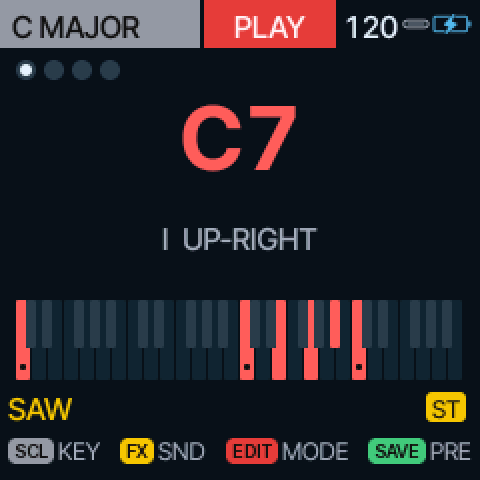
#> input picture screenshots/home_c7.png, 480 x 480 px
$ python gen_controls_diagram.py
#> lines starting #> are read from the running program, lines starting #| are printed output that depends on the picture
#!/usr/bin/env python3
# SPDX-License-Identifier: GPL-3.0-only
# Copyright (C) 2026 fm1-chord contributors
"""The fm1-chord controls diagram (screenshots/controls.png): a drawn schematic of the FM-1's panel (the
geometry of Felucca's docs/panel.jpg: 8 knobs, 12 buttons in two rows, OCT- / OCT+, 27 keys) with every
control labelled by what it does in the chord machine UI. One colour scheme throughout: a control is drawn in
the colour of what it opens or does (yellow sound, grey key, red mode, green presets and play, blue
looper, white neutral), and its card carries the same bar. Cards size themselves to their text. Pillow only.

  gen_controls_diagram.py OUT.png
"""
import sys
from pathlib import Path

from PIL import Image, ImageDraw, ImageFont

ROOT = Path(__file__).resolve().parents[1]
FONT = ROOT / "assets/fonts/InterTight[wght].ttf"
W, H = 1200, 860
BG, CARD, INK, DIM = (30, 30, 32), (70, 70, 74), (255, 255, 255), (178, 178, 184)
GREY, YELLOW, RED, GREEN, BLUE, WHITE = (150, 152, 160), (245, 196, 0), (226, 62, 62), (70, 200, 120), (80, 150, 255), (225, 225, 230)
DEG = [(255, 92, 92), (255, 160, 48), (250, 220, 70), (96, 214, 120), (72, 200, 236), (120, 128, 255), (206, 112, 240)]
KEY_W, KEY_B = (236, 236, 240), (22, 22, 26)


def font(size, weight=500):
    f = ImageFont.truetype(str(FONT), size)
    try:
        f.set_variation_by_axes([weight])
    except Exception:
        pass
    return f


F_TITLE, F_BODY, F_SUB = font(11, 600), font(15, 600), font(12, 450)

# the device, drawn: a body of 760 wide at (220, 110); positions follow docs/panel.jpg, with the rows
# under the knobs pushed down 26 px to give the top buttons' leader lanes room
DX, DY, DW, DH, PUSH = 220, 110, 760, 456, 26


def dev(x, y):                       # photo pixels (1750 x 1050, crop 70..1680 x 60..960) -> canvas
    return DX + (x - 70) * DW / 1610, DY + (y - 60) * 430 / 900 + (PUSH if y > 300 else 0)


KNOBS = {"MASTER": (175, 178), "SELECT": (355, 178), "PRESETS": (175, 350), "ALGORITHM": (355, 350),
         "KNOB 1": (978, 178), "KNOB 2": (1163, 178), "KNOB 3": (1348, 178), "KNOB 4": (1533, 178)}
KNOB_CAP = {"KNOB 1": "FILTER", "KNOB 2": "RESO", "KNOB 3": "ATTACK", "KNOB 4": "RELEASE"}
BTN_X = (997, 1105, 1207, 1315, 1417, 1525)
BUTTONS = {}
for row, y, names in ((0, 352, "FX SCL ENV LFO EDIT GLO"), (1, 454, "HOME SAVE ARP SEQ PLAY REC")):
    for x, n in zip(BTN_X, names.split()):
        BUTTONS[n] = (x, y)
BUTTONS["OCT-"], BUTTONS["OCT+"] = (198, 487), (328, 487)
# what each button opens or does, by colour: sound yellow, key grey, mode red, presets / transport green, looper blue
BTN_COL = {"FX": YELLOW, "ENV": YELLOW, "LFO": YELLOW, "GLO": YELLOW, "SCL": GREY, "EDIT": RED, "ARP": RED,
           "SAVE": GREEN, "PLAY": GREEN, "SEQ": BLUE, "REC": RED, "HOME": WHITE, "OCT-": WHITE, "OCT+": WHITE}
SOLID = {"FX", "SCL", "EDIT", "SAVE", "SEQ", "PLAY", "REC"}          # the menu / transport buttons: filled
KNOB_COL = {"SELECT": GREY, "PRESETS": YELLOW, "ALGORITHM": RED, "KNOB 1": YELLOW, "KNOB 2": YELLOW, "KNOB 3": YELLOW,
            "KNOB 4": YELLOW, "MASTER": WHITE}
KW, KH = 40.5, 150                                       # a white key
BLACK_AFTER = (0, 1, 2, 4, 5, 7, 8, 9, 11, 12, 14)       # the black keys: after these white keys
BLACK_FN = ("INV", "LCK", "HLD", "↑", "↗", "→", "↘", "↓", "↙", "←", "↖")


def white_x(i):
    return dev(100, 580)[0] + i * (KW + 2)


def key_labels(d, ky):
    """the keys' labels, drawn last so the leader lines run behind them"""
    for i in range(16):
        x, deg = white_x(i), i % 7
        cx = x + KW / 2
        if i < 7:                                        # a chord key: its degree, in the degree's colour
            d.rounded_rectangle((cx - 9, ky + KH - 39, cx + 9, ky + KH - 21), 4, fill=KEY_W)
            d.text((cx, ky + KH - 30), str(deg + 1), fill=(90, 90, 96), font=font(13, 600), anchor="mm")
            d.rectangle((x + 6, ky + KH - 14, x + KW - 6, ky + KH - 8), fill=DEG[deg])
        else:                                            # a strumplate key: a bar as high as its note
            j, h = i - 7, 10 + (i - 7) * 4
            d.rounded_rectangle((cx - 8, ky + KH - 12 - h - 2, cx + 8, ky + KH - 12 + 2), 3, fill=KEY_W)
            d.rounded_rectangle((cx - 6, ky + KH - 12 - h, cx + 6, ky + KH - 12), 2, fill=(150, 150, 156))
    for p, a in enumerate(BLACK_AFTER):
        x = white_x(a) + KW - 11
        col = GREEN if p < 3 else YELLOW
        d.rounded_rectangle((x + 1, ky + 58, x + 23, ky + 82), 3, fill=KEY_B)
        d.text((x + 12, ky + 70), BLACK_FN[p], fill=col, font=font(9 if p < 3 else 15, 700), anchor="mm")


SCREEN = ROOT / "screenshots/home_c7.png"               # the real HOME screen (tests/hui_shot.c), on the device


def draw_device(im, d):
    d.rounded_rectangle((DX, DY, DX + DW, DY + DH), 26, fill=(58, 58, 62), outline=(90, 90, 96), width=2)
    sx, sy = dev(490, 140)                                   # the screen: a rendered screenshot in its bezel
    sx, sy = int(sx), int(sy)
    d.rounded_rectangle((sx - 3, sy - 3, sx + 153, sy + 153), 8, fill=(16, 18, 24), outline=(110, 110, 116), width=2)
    im.paste(Image.open(SCREEN).convert("RGB").resize((150, 150), Image.LANCZOS), (sx, sy))
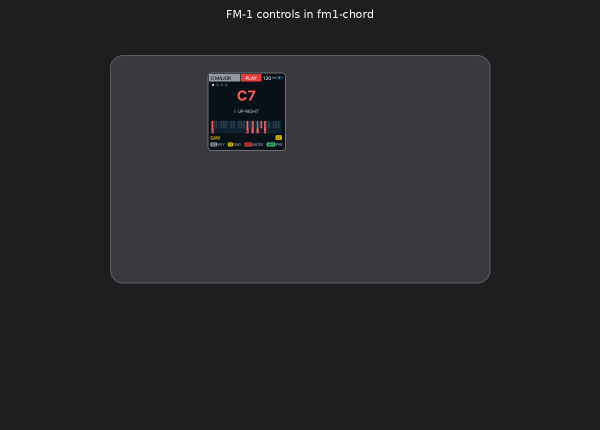
#> im: PIL image 1200x860 RGB (shown at 1/2 size); mean R, G, B 39.4, 39.4, 42.1
    for n, (x, y) in KNOBS.items():                           # the knobs, ringed in their colour
        cx, cy = dev(x, y)
        d.ellipse((cx - 18, cy - 18, cx + 18, cy + 18), fill=(28, 28, 30), outline=KNOB_COL[n], width=3)
        d.line((cx, cy - 4, cx, cy - 16), fill=INK, width=3)
        d.text((cx, cy + 30), KNOB_CAP.get(n, n), fill=DIM, font=font(10, 600), anchor="mm")
    for n, (x, y) in BUTTONS.items():                         # the buttons: filled, or ringed, in their colour
        cx, cy = dev(x, y)
        w, h = (32, 22) if n.startswith("OCT") else (26, 20)
        col = BTN_COL[n]
        if n in SOLID:
            d.rounded_rectangle((cx - w, cy - h, cx + w, cy + h), 7, fill=col, outline=col, width=2)
            d.text((cx, cy), n, fill=INK if col in (RED, BLUE) else (20, 20, 22), font=font(11, 700), anchor="mm")
        else:
            d.rounded_rectangle((cx - w, cy - h, cx + w, cy + h), 7, fill=(36, 36, 40), outline=col, width=3)
            d.text((cx, cy), n, fill=col if col != WHITE else INK, font=font(11, 700), anchor="mm")
    ky = dev(100, 580)[1]                                     # the keys: 16 white, 11 black (labels later)
    for i in range(16):
        x = white_x(i)
        d.rounded_rectangle((x, ky, x + KW, ky + KH), 7, fill=KEY_W, outline=(120, 120, 126), width=1)
    for a in BLACK_AFTER:
        x = white_x(a) + KW - 11
        d.rounded_rectangle((x, ky - 4, x + 24, ky + 86), 5, fill=KEY_B, outline=(100, 100, 106), width=1)
    return ky


def card_size(d, title, body, sub, min_w=0):
    w = max(d.textlength(title, font=F_TITLE), d.textlength(body, font=F_BODY),
            d.textlength(sub, font=F_SUB) if sub else 0) + 22 + 14
    return int(max(w, min_w)), 64 if sub else 50


def card(d, x, y, title, body, col, sub=None, min_w=0, right=None):
    w, h = card_size(d, title, body, sub, min_w)
    if right is not None:
        x = right - w
    d.rounded_rectangle((x, y, x + w, y + h), 10, fill=CARD)
    d.rounded_rectangle((x + 8, y + 10, x + 14, y + h - 10), 3, fill=col)
    d.text((x + 22, y + 10), title, fill=DIM, font=F_TITLE)
    d.text((x + 22, y + 26), body, fill=INK, font=F_BODY)
    if sub:
        d.text((x + 22, y + 46), sub, fill=DIM, font=F_SUB)
    return (x, y, x + w, y + h)


ROUTES = []                                               # (points, dot): drawn in two passes, halos first


def route(pts, dot):
    ROUTES.append((pts, dot))


def draw_routes(d):
    for pts, dot in ROUTES:
        d.line(pts, fill=BG, width=6, joint="curve")
    for pts, dot in ROUTES:
        d.line(pts, fill=INK, width=2, joint="curve")
        d.ellipse((dot[0] - 4, dot[1] - 4, dot[0] + 4, dot[1] + 4), fill=INK, outline=BG, width=2)


def main(out):
    im = Image.new("RGB", (W, H), BG)
    d = ImageDraw.Draw(im)
    d.text((W / 2, 28), "FM-1 controls in fm1-chord", fill=INK, font=font(22, 600), anchor="mm")
    ky = draw_device(im, d)
#> ky = 384.4
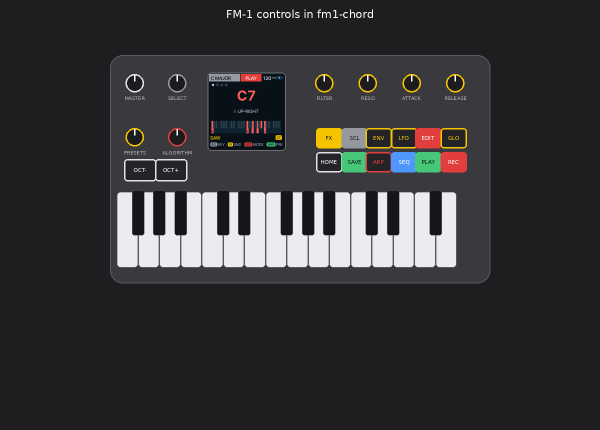
#> im: PIL image 1200x860 RGB (shown at 1/2 size); mean R, G, B 53.6, 53.2, 54.8
    # left column: each card level with its control; the ALGORITHM one is reached over the PRESETS knob
    mx, my = dev(*KNOBS["MASTER"])
    px, py = dev(*KNOBS["PRESETS"])
    gx, gy = dev(*KNOBS["ALGORITHM"])
    ox, oy = dev(*BUTTONS["OCT-"])
    left = (("MASTER", "Volume", "the pot", WHITE, 126, [(mx, my)]),
            ("ALGORITHM", "Mode", "shows the list while it turns", RED, 200, [(gx, gy - 18), (gx, 232)]),
            ("PRESETS", "Sound", "shows the list while it turns", YELLOW, 272, [(px - 18, py)]),
            ("OCT−  OCT+", "Octave − / +", "in a menu: value − / +", WHITE, 344, [(ox - 32, oy)]))
    for t, b, s, col, y, pts in left:
        box = card(d, 16, y, t, b, col, s, min_w=190)
        route(pts + [(box[2], (box[1] + box[3]) / 2)], pts[0])
#> this loop made 4 passes
#> box on passes 1 to 4: (16, 126, 206, 190), (16, 200, 216, 264), (16, 272, 216, 336), (16, 344, 206, 408)
    # top: SELECT, the four knobs
    box = card(d, 270, 48, "SELECT", "Key · menu row · list choice", GREY)
#> box = (270, 48, 512, 98)
    route([dev(*KNOBS["SELECT"]), ((box[0] + box[2]) / 2, box[3])], dev(*KNOBS["SELECT"]))
    kx4 = dev(*KNOBS["KNOB 4"])[0]
    box = card(d, 0, 48, "KNOB 1 – 4", "Filter · Resonance · Attack · Release",
               YELLOW, "the value shows as you turn; KNOB 4 on an effect row: its amount", right=kx4 + 70)
#> box = (549.6, 48, 980.6, 112)
    for k in range(4):
        x, y = dev(*KNOBS[f"KNOB {k + 1}"])
        route([(x, y), (x, box[3])], (x, y))
    # right column: the top row of buttons, their lanes between the knob captions and the buttons
    right = (("FX", "SOUND menu", "sounds, effects, settings", YELLOW), ("SCL", "KEY menu", "key, scale, bass, voices", GREY),
             ("ENV", "ENVELOPE list", "LONG SHORT SWELL PLUCK …", YELLOW), ("LFO", "LFO list", "vibrato OFF LOW MED HIGH", YELLOW),
             ("EDIT", "MODE menu", "modes, tempo · 3 taps: tap tempo", RED), ("GLO", "SOUND menu", "the same as FX", YELLOW))
    for i, (n, b, s, col) in enumerate(right):
        y = 118 + i * 70
        box = card(d, 0, y, n, b, col, s, min_w=200, right=W - 10)
        ax, ay = dev(*BUTTONS[n])
        lane = DY + 100 + i * 7
        route([(ax, ay - 20), (ax, lane), (DX + DW - 6, lane), (box[0], (box[1] + box[3]) / 2)], (ax, ay - 20))
#> this loop made 6 passes
#> box on passes 1 to 6: (990, 118, 1190, 182), (990, 188, 1190, 252), (974, 258, 1190, 322), (988, 328, 1190, 392), (949, 398, 1190, 462), (990, 468, 1190, 532)
    # bottom row: HOME SAVE ARP SEQ PLAY REC, straight down through the keys to lanes under the device
    bottom = (("HOME", "Home", "held: Felucca's synth", WHITE), ("SAVE", "Presets P1–P4", "again: save", GREEN),
              ("ARP", "Arp mode", "on / off", RED), ("SEQ", "LOOPER screen", "layers, bars, metronome", BLUE),
              ("PLAY", "Play / pause", "looper, sequencer, loops", GREEN), ("REC", "Record a layer", "held: clear it", RED))
    sizes = [card_size(d, n, b, s, 140) for n, b, s, _ in bottom]
#> sizes = [(161, 64), (140, 64), (140, 64), (183, 64), (183, 64), (144, 64)]
    gap, total = 10, sum(w for w, _ in sizes) + 10 * 5
#> gap = 10; total = 1001
    x = (W - total) / 2
#> x = 99.5
    by = DY + DH + 66
    for i, ((n, b, s, col), (w, _)) in enumerate(zip(bottom, sizes)):
        box = card(d, int(x), by, n, b, col, s, min_w=140)
        ax, ay = dev(*BUTTONS[n])
        cx = (box[0] + box[2]) / 2
        lane = DY + DH + 12 + i * 7
        route([(ax, ay + 20), (ax, lane), (cx, lane), (cx, box[1])], (ax, ay + 20))
        x += w + gap
#> this loop made 6 passes
#> (n, b, s, col, box, ax, cx) on passes 1 to 6: ('HOME', 'Home', "held: Felucca's synth", (225, 225, 230), (99, 632, 260, 696), 657.6, 179.5), ('SAVE', 'Presets P1–P4', 'again: save', (70, 200, 120), (270, 632, 410, 696), 708.6, 340), ('ARP', 'Arp mode', 'on / off', (226, 62, 62), (420, 632, 560, 696), 756.7, 490), ('SEQ', 'LOOPER screen', 'layers, bars, metronome', (80, 150, 255), (570, 632, 753, 696), 807.7, 661.5), ('PLAY', 'Play / pause', 'looper, sequencer, loops', (70, 200, 120), (763, 632, 946, 696), 855.9, 854.5), ('REC', 'Record a layer', 'held: clear it', (226, 62, 62), (956, 632, 1100, 696), 906.8, 1028)
#> after the loop, x = 1110.5
    draw_routes(d)
    key_labels(d, ky)
    # the keys' legend, under the keys
    ly = by + 80
    d.rounded_rectangle((16, ly, W - 16, H - 12), 12, fill=CARD)
    f15, f13 = font(15, 600), font(13, 450)
    d.text((34, ly + 12), "WHITE KEYS", fill=DIM, font=F_TITLE)
    d.text((34, ly + 28), "The seven at the left play chords: the scale degrees 1–7 (I, ii … vii).  The nine at the right: the "
                          "strumplate, one note of the chord each, rising — swipe to strum", fill=INK, font=f15)
    d.text((34, ly + 50), "BLACK KEYS", fill=DIM, font=F_TITLE)
    d.text((34, ly + 66), "C#4 ↑  D#4 ↗  F#4 →  G#4 ↘  A#4 ↓  C#5 ↙  D#5 ←  F#5 ↖  the joystick, held with a chord;  "
                          "F#3 INVERT  G#3 LOCK  A#3 HOLD", fill=INK, font=f15)
    d.text((34, ly + 90), "Colours: yellow sound · grey key · red mode · green presets and play · blue looper.  "
                          "OCT− and OCT+ together: RANDOMIZE.  SAVE with HOME held: back from Felucca's synth.", fill=DIM, font=f13)
    im.save(out)
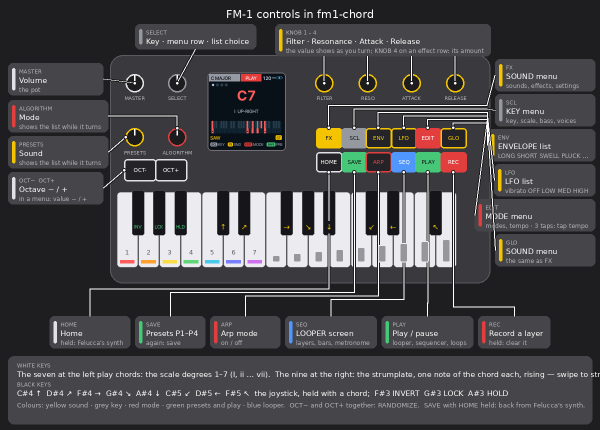
#> saved as controls.png: PIL image 1200x860 RGB (shown at 1/2 size); mean R, G, B 73.1, 72.5, 74.4
    print(out)


if __name__ == "__main__":
    main(sys.argv[1] if len(sys.argv) > 1 else "controls.png")

$ run again, with screenshots/home_fx.png copied over screenshots/home_c7.png
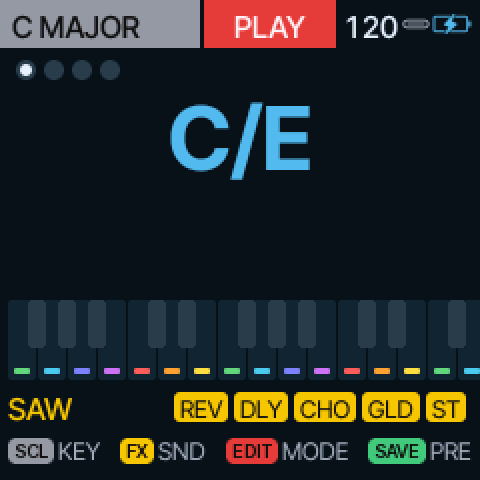
#> input picture screenshots/home_fx.png, 480 x 480 px
#> ky = 384.4
#> in main, `ky = draw_device(im, d)`:
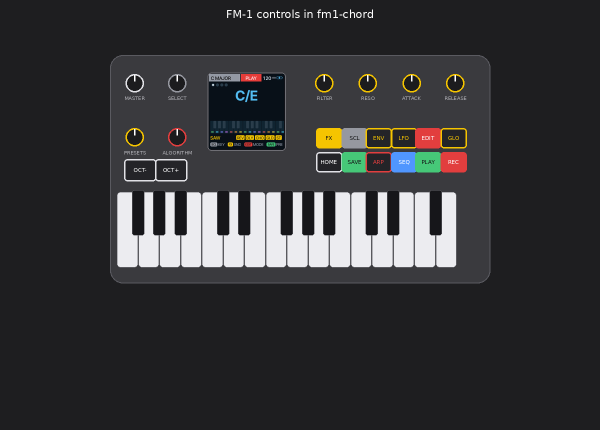
#> im: PIL image 1200x860 RGB (shown at 1/2 size); mean R, G, B 53.6, 53.3, 54.8
#> the loop in main, `for t, b, s, col, y, pts in left:` made 4 passes
#> box on passes 1 to 4: (16, 126, 206, 190), (16, 200, 216, 264), (16, 272, 216, 336), (16, 344, 206, 408)
#> in main, `box = card(d, 270, 48, "SELECT", "Key · menu row · list choice", GREY)`: box = (270, 48, 512, 98)
#> in main, `box = card(d, 0, 48, "KNOB 1 – 4", "Filter · Resonance · Attack · Rele..`: box = (549.6, 48, 980.6, 112)
#> the loop in main, `for i, (n, b, s, col) in enumerate(right):` made 6 passes
#> box on passes 1 to 6: (990, 118, 1190, 182), (990, 188, 1190, 252), (974, 258, 1190, 322), (988, 328, 1190, 392), (949, 398, 1190, 462), (990, 468, 1190, 532)
#> sizes = [(161, 64), (140, 64), (140, 64), (183, 64), (183, 64), (144, 64)]
#> gap = 10; total = 1001
#> in main, `x = (W - total) / 2`: x = 99.5
#> the loop in main, `for i, ((n, b, s, col), (w, _)) in enumerate(zip(bottom, sizes)):` made 6 passes
#> (n, b, s, col, box, ax, cx) on passes 1 to 4: ('HOME', 'Home', "held: Felucca's synth", (225, 225, 230), (99, 632, 260, 696), 657.6, 179.5), ('SAVE', 'Presets P1–P4', 'again: save', (70, 200, 120), (270, 632, 410, 696), 708.6, 340), ('ARP', 'Arp mode', 'on / off', (226, 62, 62), (420, 632, 560, 696), 756.7, 490), ('SEQ', 'LOOPER screen', 'layers, bars, metronome', (80, 150, 255), (570, 632, 753, 696), 807.7, 661.5)
#> after the loop in main, `for i, ((n, b, s, col), (w, _)) in enumerate(zip(bottom, sizes)):`: x = 1110.5
#> in main, `im.save(out)`:
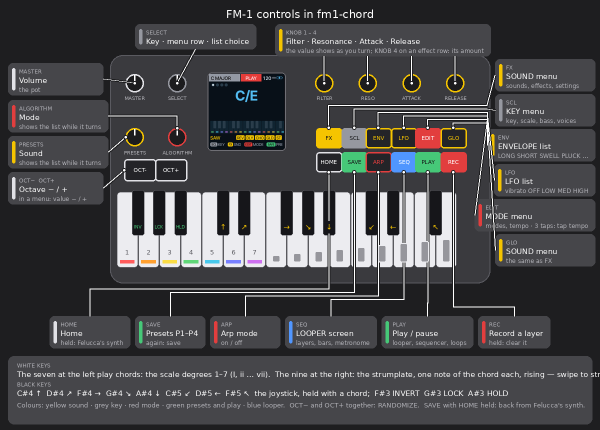
#> saved as controls.png: PIL image 1200x860 RGB (shown at 1/2 size); mean R, G, B 73.1, 72.7, 74.5

$ run again, with screenshots/home_idle.png copied over screenshots/home_c7.png
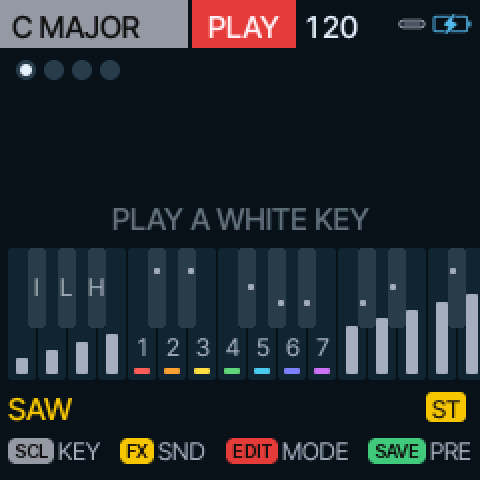
#> input picture screenshots/home_idle.png, 480 x 480 px
#> ky = 384.4
#> in main, `ky = draw_device(im, d)`:
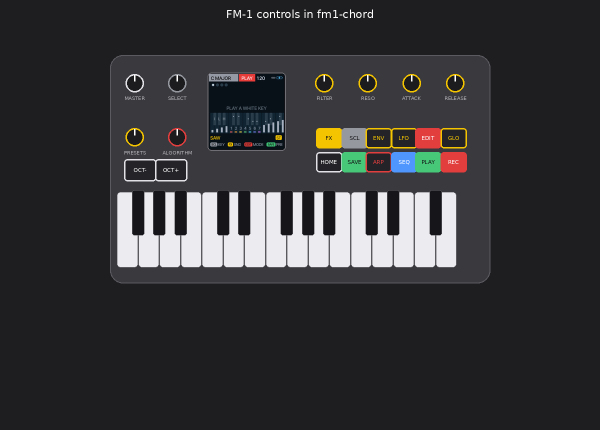
#> im: PIL image 1200x860 RGB (shown at 1/2 size); mean R, G, B 53.6, 53.3, 54.9
#> the loop in main, `for t, b, s, col, y, pts in left:` made 4 passes
#> box on passes 1 to 4: (16, 126, 206, 190), (16, 200, 216, 264), (16, 272, 216, 336), (16, 344, 206, 408)
#> in main, `box = card(d, 270, 48, "SELECT", "Key · menu row · list choice", GREY)`: box = (270, 48, 512, 98)
#> in main, `box = card(d, 0, 48, "KNOB 1 – 4", "Filter · Resonance · Attack · Rele..`: box = (549.6, 48, 980.6, 112)
#> the loop in main, `for i, (n, b, s, col) in enumerate(right):` made 6 passes
#> box on passes 1 to 6: (990, 118, 1190, 182), (990, 188, 1190, 252), (974, 258, 1190, 322), (988, 328, 1190, 392), (949, 398, 1190, 462), (990, 468, 1190, 532)
#> sizes = [(161, 64), (140, 64), (140, 64), (183, 64), (183, 64), (144, 64)]
#> gap = 10; total = 1001
#> in main, `x = (W - total) / 2`: x = 99.5
#> the loop in main, `for i, ((n, b, s, col), (w, _)) in enumerate(zip(bottom, sizes)):` made 6 passes
#> (n, b, s, col, box, ax, cx) on passes 1 to 4: ('HOME', 'Home', "held: Felucca's synth", (225, 225, 230), (99, 632, 260, 696), 657.6, 179.5), ('SAVE', 'Presets P1–P4', 'again: save', (70, 200, 120), (270, 632, 410, 696), 708.6, 340), ('ARP', 'Arp mode', 'on / off', (226, 62, 62), (420, 632, 560, 696), 756.7, 490), ('SEQ', 'LOOPER screen', 'layers, bars, metronome', (80, 150, 255), (570, 632, 753, 696), 807.7, 661.5)
#> after the loop in main, `for i, ((n, b, s, col), (w, _)) in enumerate(zip(bottom, sizes)):`: x = 1110.5
#> in main, `im.save(out)`:
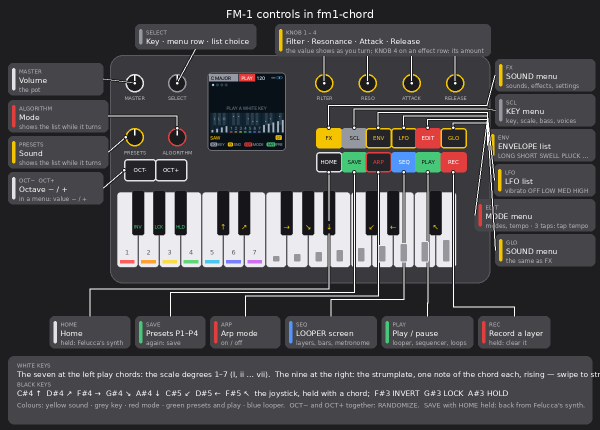
#> saved as controls.png: PIL image 1200x860 RGB (shown at 1/2 size); mean R, G, B 73.1, 72.6, 74.5
